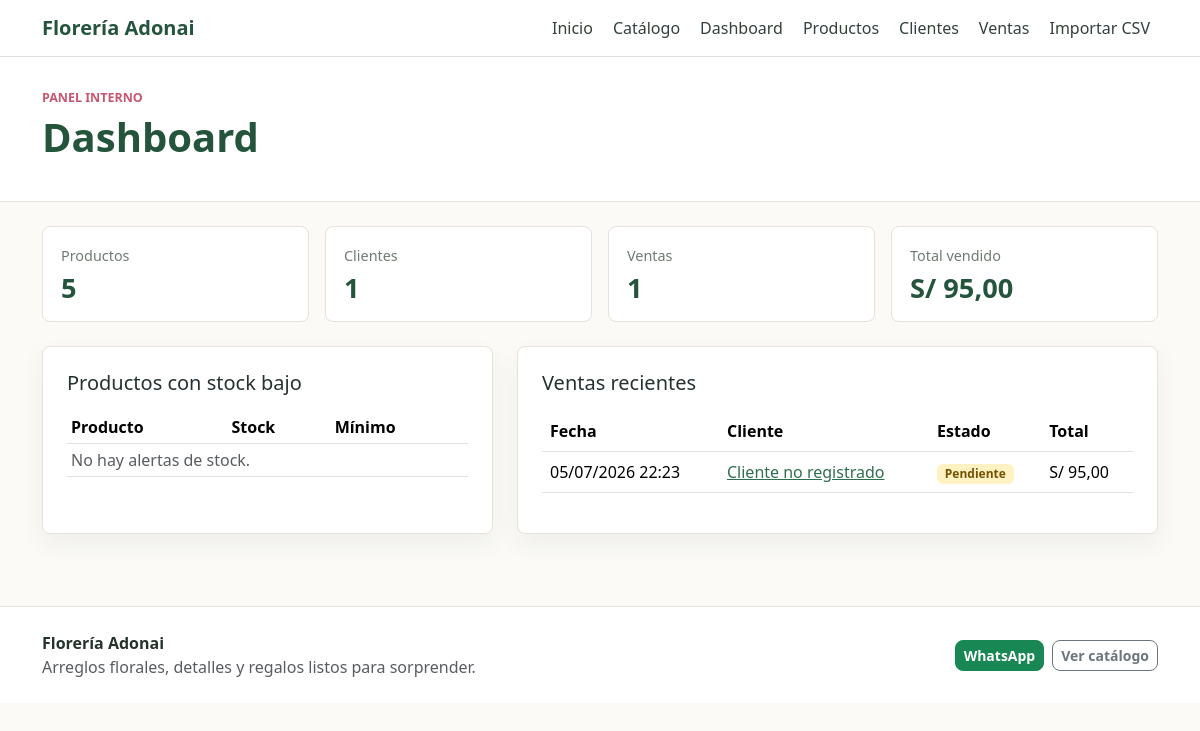
The page /dashboard/ (signed in) on the database its author committed.
### gestion/models.py (models this page shows, shortened)
class Venta(models.Model):
    class Canal(models.TextChoices):
        PRESENCIAL = 'presencial', 'Presencial'
        WHATSAPP = 'whatsapp', 'WhatsApp'
        WEB = 'web', 'Web'
    class MetodoPago(models.TextChoices):
        EFECTIVO = 'efectivo', 'Efectivo'
        YAPE = 'yape', 'Yape'
        PLIN = 'plin', 'Plin'
        TRANSFERENCIA = 'transferencia', 'Transferencia'
    class Estado(models.TextChoices):
        PENDIENTE = 'pendiente', 'Pendiente'
        PAGADO = 'pagado', 'Pagado'
        CANCELADO = 'cancelado', 'Cancelado'
    cliente = models.ForeignKey(
        Cliente,
        on_delete=models.SET_NULL,
        null=True,
        blank=True,
        related_name='ventas',
    )
    nombre_cliente = models.CharField(max_length=120, blank=True)
    telefono_cliente = models.CharField(max_length=20, blank=True)
    fecha = models.DateTimeField(default=timezone.now)
    canal = models.CharField(max_length=20, choices=Canal.choices, default=Canal.PRESENCIAL)
    metodo_pago = models.CharField(
        max_length=20,
        choices=MetodoPago.choices,
        default=MetodoPago.EFECTIVO,
    )
    estado = models.CharField(max_length=20, choices=Estado.choices, default=Estado.PENDIENTE)
    total = models.DecimalField(max_digits=10, decimal_places=2, default=Decimal('0.00'))
    class Meta:
        ordering = ['-fecha']
    @property
    def cliente_visible(self):
        if self.cliente:
            return self.cliente.nombre
        return self.nombre_cliente or 'Cliente no registrado'

### gestion/views.py (the view)
# urls.py: path('dashboard/', views.dashboard, name='dashboard'),
@staff_required
def dashboard(request):
    ventas_validas = Venta.objects.exclude(estado=Venta.Estado.CANCELADO)
    total_vendido = ventas_validas.aggregate(total=Sum('total'))['total'] or Decimal('0.00')
    context = {
        'total_productos': Producto.objects.count(),
        'total_clientes': Cliente.objects.count(),
        'total_ventas': Venta.objects.count(),
        'total_vendido': total_vendido,
        'productos_stock_bajo': Producto.objects.filter(stock__lte=F('stock_minimo')).select_related('categoria')[:10],
        'ventas_recientes': Venta.objects.select_related('cliente').prefetch_related('detalles')[:8],
    }
    return render(request, 'gestion/dashboard.html', context)

### gestion/context_processors.py (called while the page is built)
def floreria_config(request):
    return {
        'floreria': {
            'nombre': settings.FLORERIA_NOMBRE,
            'yape': settings.FLORERIA_YAPE,
            'whatsapp': settings.FLORERIA_WHATSAPP,
            'promo': settings.FLORERIA_PROMO,
            'qr_yape_static': settings.FLORERIA_QR_YAPE_STATIC,
        }
    }

### gestion/views.py (called while the page is built)
def staff_required(view_func):
    @wraps(view_func)
    def _wrapped_view(request, *args, **kwargs):
        user = request.user
        if user.is_authenticated and (user.is_staff or user.is_superuser):
            return view_func(request, *args, **kwargs)
        return HttpResponse('acceso no autorizado', status=403)
    return _wrapped_view

### templates/gestion/dashboard.html (shortened to what this page needs)
{% extends 'gestion/base.html' %}
{% block content %}
<section class="page-header compact">
  <div class="container">
    <p class="eyebrow">Panel interno</p>
    <h1>Dashboard</h1>
  </div>
</section>
<section class="container py-4">
  <div class="row g-3 mb-4">
    <div class="col-6 col-lg-3"><div class="stat-card"><span>Productos</span><strong>{{ total_productos }}</strong></div></div>
    <div class="col-6 col-lg-3"><div class="stat-card"><span>Clientes</span><strong>{{ total_clientes }}</strong></div></div>
    <div class="col-6 col-lg-3"><div class="stat-card"><span>Ventas</span><strong>{{ total_ventas }}</strong></div></div>
    <div class="col-6 col-lg-3"><div class="stat-card"><span>Total vendido</span><strong>S/ {{ total_vendido|floatformat:2 }}</strong></div></div>
  </div>
  <div class="row g-4">
    <div class="col-lg-5">
      <div class="tool-panel h-100">
        <h2 class="h5 mb-3">Productos con stock bajo</h2>
        <div class="table-responsive">
          <table class="table table-sm align-middle">
            <thead><tr><th>Producto</th><th>Stock</th><th>Mínimo</th></tr></thead>
            <tbody>
              {% for producto in productos_stock_bajo %}
                <tr>
                  <td>{{ producto.nombre }}</td>
                  <td><span class="badge text-bg-warning">{{ producto.stock }}</span></td>
                  <td>{{ producto.stock_minimo }}</td>
                </tr>
              {% empty %}
                <tr><td colspan="3" class="text-muted">No hay alertas de stock.</td></tr>
              {% endfor %}
            </tbody>
          </table>
        </div>
      </div>
    </div>
    <div class="col-lg-7">
      <div class="tool-panel h-100">
        <h2 class="h5 mb-3">Ventas recientes</h2>
        <div class="table-responsive">
          <table class="table align-middle">
            <thead><tr><th>Fecha</th><th>Cliente</th><th>Estado</th><th>Total</th></tr></thead>
            <tbody>
              {% for venta in ventas_recientes %}
                <tr>
                  <td>{{ venta.fecha|date:'d/m/Y H:i' }}</td>
                  <td><a href="{% url 'gestion:venta_detalle' venta.pk %}">{{ venta.cliente_visible }}</a></td>
                  <td><span class="badge status-{{ venta.estado }}">{{ venta.get_estado_display }}</span></td>
                  <td>S/ {{ venta.total|floatformat:2 }}</td>
                </tr>
              {% empty %}
                <tr><td colspan="4" class="text-muted">Aún no hay ventas registradas.</td></tr>
              {% endfor %}
            </tbody>
          </table>
        </div>
      </div>
    </div>
  </div>
</section>
{% endblock %}

### static/css/styles.css (style rules this page uses)
:root { --adonai-green: #2f6f4e; --adonai-green-dark: #24553c; --adonai-rose: #c95670; --adonai-rose-soft: #f9e5ea; --adonai-gold: #c69b4c; --adonai-ink: #26332c; --adonai-muted: #6f7b72; --adonai-bg: #fbfaf7; --adonai-border: #e6e1d9; }
body { background: var(--adonai-bg); color: var(--adonai-ink); }
a { color: var(--adonai-green); }
.eyebrow { color: var(--adonai-rose); font-weight: 800; text-transform: uppercase; font-size: 0.78rem; margin-bottom: 0.35rem; }
.section-heading h2, .page-header h1 { color: var(--adonai-green-dark); font-weight: 800; }
.page-header { background: #ffffff; border-bottom: 1px solid var(--adonai-border); padding: 56px 0; }
.page-header.compact { padding: 32px 0; }
.category-tile, .campaign-item, .stat-card, .tool-panel, .empty-state, .qr-panel { border: 1px solid var(--adonai-border); border-radius: 8px; background: #ffffff; }
.tool-panel { padding: 24px; box-shadow: 0 10px 24px rgba(38, 51, 44, 0.06); }
.stat-card { padding: 18px; }
.stat-card span { display: block; color: var(--adonai-muted); font-size: 0.9rem; }
.stat-card strong { display: block; color: var(--adonai-green-dark); font-size: 1.7rem; line-height: 1.1; margin-top: 6px; }
.status-pendiente { background: #fff2c2; color: #745100; }

### rows shown on the page
Venta: fecha "05/07/2026 22:23", cliente_visible "Cliente no registrado", estado "Pendiente", total "95,00"

### other values the page prints
{{ floreria.nombre }} "Florería Adonai"
{{ total_productos }} "5"
{{ total_clientes }} "1"
{{ total_ventas }} "1"
{{ total_vendido|floatformat:2 }} "95,00"
{{ floreria.promo }} "Arreglos florales, detalles y regalos listos para sorprender."
